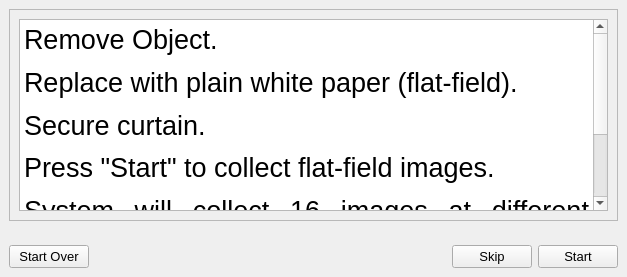
                 <widget class="QWidget" name="flatsStep0">
                  <layout class="QVBoxLayout" name="verticalLayout_27">
                   <property name="leftMargin">
                    <number>0</number>
                   </property>
                   <property name="topMargin">
                    <number>0</number>
                   </property>
                   <property name="rightMargin">
                    <number>0</number>
                   </property>
                   <property name="bottomMargin">
                    <number>0</number>
                   </property>
                   <item>
                    <widget class="QWidget" name="flatsStep0Main" native="true">
                     <property name="sizePolicy">
                      <sizepolicy hsizetype="Preferred" vsizetype="Preferred">
                       <horstretch>0</horstretch>
                       <verstretch>8</verstretch>
                      </sizepolicy>
                     </property>
                     <layout class="QGridLayout" name="gridLayout_15">
                      <property name="leftMargin">
                       <number>9</number>
                      </property>
                      <property name="topMargin">
                       <number>9</number>
                      </property>
                      <property name="rightMargin">
                       <number>9</number>
                      </property>
                      <item row="0" column="0">
                       <widget class="QFrame" name="flatsInfoFrame">
                        <property name="frameShape">
                         <enum>QFrame::StyledPanel</enum>
                        </property>
                        <property name="frameShadow">
                         <enum>QFrame::Raised</enum>
                        </property>
                        <layout class="QGridLayout" name="gridLayout_16">
                         <item row="1" column="0">
                          <widget class="QTextEdit" name="flatsInfo">
                           <property name="html">
                            <string>&lt;!DOCTYPE HTML PUBLIC &quot;-//W3C//DTD HTML 4.0//EN&quot; &quot;http://www.w3.org/TR/REC-html40/strict.dtd&quot;&gt;
&lt;html&gt;&lt;head&gt;&lt;meta name=&quot;qrichtext&quot; content=&quot;1&quot; /&gt;&lt;meta charset=&quot;utf-8&quot; /&gt;&lt;style type=&quot;text/css&quot;&gt;
p, li { white-space: pre-wrap; }
hr { height: 1px; border-width: 0; }
li.unchecked::marker { content: &quot;\2610&quot;; }
li.checked::marker { content: &quot;\2612&quot;; }
&lt;/style&gt;&lt;/head&gt;&lt;body style=&quot; font-family:'Segoe UI'; font-size:9pt; font-weight:400; font-style:normal;&quot;&gt;
&lt;p align=&quot;justify&quot; style=&quot; margin-top:0px; margin-bottom:0px; margin-left:0px; margin-right:0px; -qt-block-indent:0; text-indent:0px; line-height:138%;&quot;&gt;&lt;a name=&quot;docs-internal-guid-ef9d6bfb-7fff-ea9b-18c3-831d393fd997&quot;&gt;&lt;/a&gt;&lt;span style=&quot; font-family:'Arial'; font-size:20pt; color:#000000; background-color:transparent;&quot;&gt;R&lt;/span&gt;&lt;span style=&quot; font-family:'Arial'; font-size:20pt; color:#000000; background-color:transparent;&quot;&gt;emove Object.&lt;/span&gt;&lt;/p&gt;
&lt;p align=&quot;justify&quot; style=&quot; margin-top:0px; margin-bottom:0px; margin-left:0px; margin-right:0px; -qt-block-indent:0; text-indent:0px; line-height:138%;&quot;&gt;&lt;a name=&quot;docs-internal-guid-ef9d6bfb-7fff-ea9b-18c3-831d393fd997&quot;&gt;&lt;/a&gt;&lt;span style=&quot; font-family:'Arial'; font-size:20pt; color:#000000; background-color:transparent;&quot;&gt;R&lt;/span&gt;&lt;span style=&quot; font-family:'Arial'; font-size:20pt; color:#000000; background-color:transparent;&quot;&gt;eplace with plain white paper (flat-field).&lt;/span&gt;&lt;/p&gt;
&lt;p align=&quot;justify&quot; style=&quot; margin-top:0px; margin-bottom:0px; margin-left:0px; margin-right:0px; -qt-block-indent:0; text-indent:0px; line-height:138%;&quot;&gt;&lt;a name=&quot;docs-internal-guid-ef9d6bfb-7fff-ea9b-18c3-831d393fd997&quot;&gt;&lt;/a&gt;&lt;span style=&quot; font-family:'Arial'; font-size:20pt; color:#000000; background-color:transparent;&quot;&gt;S&lt;/span&gt;&lt;span style=&quot; font-family:'Arial'; font-size:20pt; color:#000000; background-color:transparent;&quot;&gt;ecure curtain.&lt;/span&gt;&lt;/p&gt;
&lt;p align=&quot;justify&quot; style=&quot; margin-top:0px; margin-bottom:0px; margin-left:0px; margin-right:0px; -qt-block-indent:0; text-indent:0px; line-height:138%;&quot;&gt;&lt;span style=&quot; font-family:'Arial'; font-size:20pt; color:#000000; background-color:transparent;&quot;&gt;Press &amp;quot;Start&amp;quot; to collect flat-field images.&lt;/span&gt;&lt;/p&gt;
&lt;p align=&quot;justify&quot; style=&quot; margin-top:0px; margin-bottom:0px; margin-left:0px; margin-right:0px; -qt-block-indent:0; text-indent:0px; line-height:138%;&quot;&gt;&lt;span style=&quot; font-family:'Arial'; font-size:20pt; color:#000000; background-color:transparent;&quot;&gt;System will collect 16 images at different wavelengths.&lt;/span&gt;&lt;/p&gt;
&lt;p align=&quot;justify&quot; style=&quot;-qt-paragraph-type:empty; margin-top:0px; margin-bottom:0px; margin-left:0px; margin-right:0px; -qt-block-indent:0; text-indent:0px; line-height:138%; font-size:20pt;&quot;&gt;&lt;br /&gt;&lt;/p&gt;&lt;/body&gt;&lt;/html&gt;</string>
                           </property>
                          </widget>
                         </item>
                        </layout>
                       </widget>
                      </item>
                     </layout>
                    </widget>
                   </item>
                   <item>
                    <widget class="QWidget" name="flatsStep0Bar" native="true">
                     <property name="sizePolicy">
                      <sizepolicy hsizetype="Preferred" vsizetype="Preferred">
                       <horstretch>0</horstretch>
                       <verstretch>1</verstretch>
                      </sizepolicy>
                     </property>
                     <layout class="QHBoxLayout" name="horizontalLayout_20">
                      <property name="leftMargin">
                       <number>9</number>
                      </property>
                      <property name="rightMargin">
                       <number>9</number>
                      </property>
                      <property name="bottomMargin">
                       <number>9</number>
                      </property>
                      <item>
                       <widget class="QPushButton" name="flatsStartOverButton">
                        <property name="enabled">
                         <bool>true</bool>
                        </property>
                        <property name="font">
                         <font>
                          <pointsize>10</pointsize>
                         </font>
                        </property>
                        <property name="text">
                         <string>Start Over</string>
                        </property>
                       </widget>
                      </item>
                      <item>
                       <spacer name="horizontalSpacer_18">
                        <property name="orientation">
                         <enum>Qt::Horizontal</enum>
                        </property>
                        <property name="sizeHint" stdset="0">
                         <size>
                          <width>357</width>
                          <height>20</height>
                         </size>
                        </property>
                       </spacer>
                      </item>
                      <item>
                       <widget class="QPushButton" name="flatsSkip0Button">
                        <property name="enabled">
                         <bool>true</bool>
                        </property>
                        <property name="font">
                         <font>
                          <pointsize>10</pointsize>
                         </font>
                        </property>
                        <property name="text">
                         <string>Skip</string>
                        </property>
                       </widget>
                      </item>
                      <item>
                       <widget class="QPushButton" name="flatsStartButton">
                        <property name="enabled">
                         <bool>true</bool>
                        </property>
                        <property name="font">
                         <font>
                          <pointsize>10</pointsize>
                         </font>
                        </property>
                        <property name="text">
                         <string>Start</string>
                        </property>
                       </widget>
                      </item>
                     </layout>
                    </widget>
                   </item>
                  </layout>
                 </widget>
